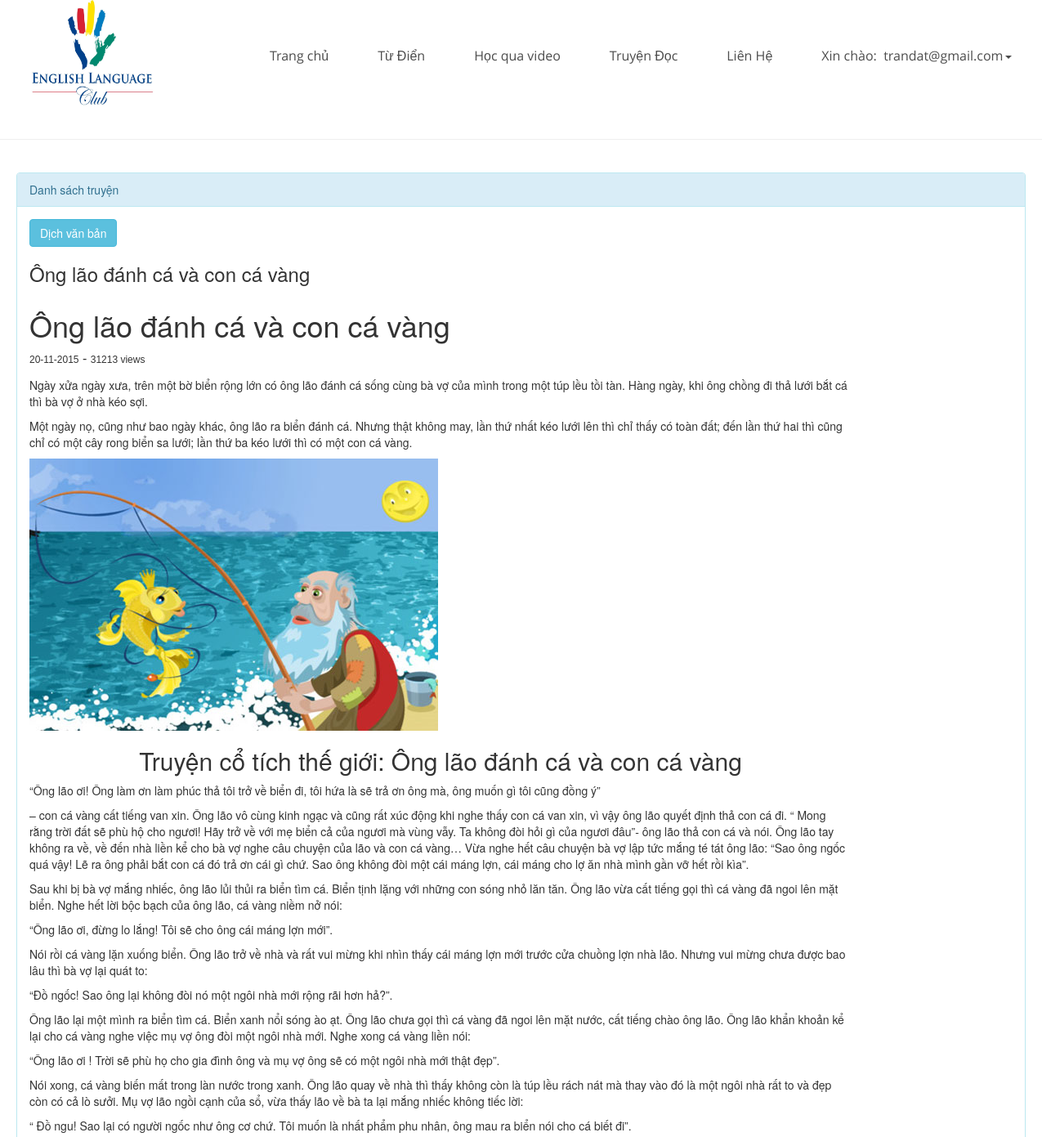
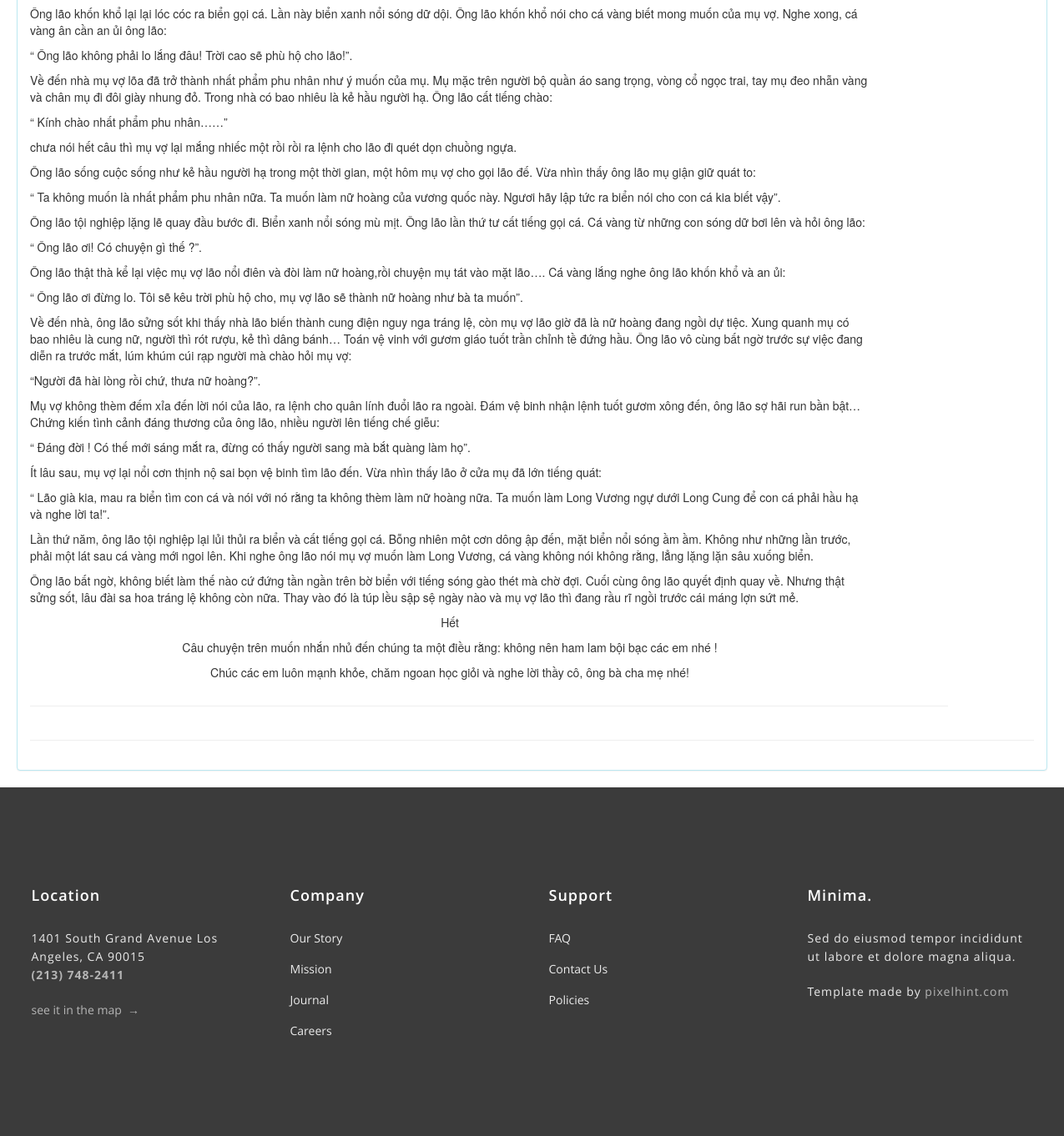
The page /trangchu/truyen_chiiet.php?id=8 (signed in) on the database its author committed (2 pictures, top to bottom).
### tables this page shows
CREATE TABLE `truyen_songngu` (
  `id_truyen` int(11) NOT NULL,
  `tieu_de` varchar(45) NOT NULL,
  `tom_tat` longblob NOT NULL,
  `noi_dung_truyen` longblob NOT NULL,
  `hinh_anh` varchar(200) NOT NULL
);

### trangchu/truyen_chiiet.php (the view)
<?php include('header.php');
require_once '../Mysql/myconnect.php';
if(isset($_SESSION['email'])){
 $email = $_SESSION['email'];
}
?>
<br>
<hr>
<br>
<div class="container">
	<div class="row">
				<?php
					$id = $_GET['id'];
					$sql_truyen_nd = "SELECT *FROM truyen_songngu WHERE id_truyen = $id";
					$query_truyen_nd = mysqli_query($conn,$sql_truyen_nd);
					$ds_truyen_nd = mysqli_fetch_assoc($query_truyen_nd);
					$sql_user = "SELECT *FROM user WHERE email = '$email'";
					$query_user = mysqli_query($conn,$sql_user);
					$dl_user = mysqli_fetch_assoc($query_user);
					$id_us = $dl_user['id_user'];
					$sql_tu_moi = "SELECT *FROM kho_tu_moi WHERE id_user = $id_us";
					$query_tu_moi = mysqli_query($conn,$sql_tu_moi);
					$dl_tm = mysqli_fetch_all($query_tu_moi);
					$x2 = $ds_truyen_nd['noi_dung_truyen'];
					$x1 = $ds_truyen_nd['tieu_de'];
					$ds ='<div class="row">
										<div class="col-sm-11">
											<p>'.$x2.'</p>
										</div>
      							</div>
      							<hr>'?>
				<div class="col-sm-12" >
					<form method="post">
					 <div class="panel panel-info">
      						<div class="panel-heading">Danh sách truyện</div>
      						<div class="panel-body">
      							<input type="submit" name="btnDich" value="Dịch văn bản" class="btn btn-info">
      							 <div class="row">
										<div class="col-sm-11">
											<h3><?php echo $x1?></h3>
											<p>
												<?php
      							if(isset($_POST['btnDich'])){
      								foreach($dl_tm as $key =>$value){
      								    $str1 = $value['1'];
      								    $str2 = $value['2'];
      								    $x2 = str_replace($str2,"<a style='color:red' title='$str2'>$str1</a>",$x2);
      								}
      								echo $x2;
      							}else{
      								echo $ds;
      							}
      							?>
											</p>
										</div>
      							</div>
      							<hr>
   					 </div>
				</div>
			</form>
	</div>
</div>
</div>
<?php include('footer.php');?>

### rows shown on the page
truyen_songngu: tieu_de "Ông lão đánh cá và con cá vàng", noi_dung_truyen "Ông lão đánh cá và con cá vàng 20-11-2015 - 31213 views Ngày xửa ngày xưa, trên một bờ biển rộng lớn có ông lão đánh cá sống cùng bà vợ của mình trong một túp lều tồi tàn. Hàng ngày, khi ông chồng đi thả lưới bắt cá thì bà vợ ở nhà kéo sợi. Một ngày nọ, cũng như bao ngày khác, ông lão ra biển đánh cá. Nhưng thật không may, lần thứ nhất kéo lưới lên thì chỉ thấy có toàn đất; đến lần thứ hai thì cũng chỉ có một cây rong biển sa lưới; lần thứ ba kéo lưới thì có một con cá vàng. Truyện cổ tích thế giới: Ông lão đánh cá và con cá vàng “Ông lão ơi! Ông làm ơn làm phúc thả tôi trở về biển đi, tôi hứa là sẽ trả ơn ông mà, ông muốn gì tôi cũng đồng ý” – con cá vàng cất tiếng van xin. Ông lão vô cùng…", noi_dung_truyen (picture)

### other values the page prints
$_SESSION['email'] "trandat@gmail.com"
